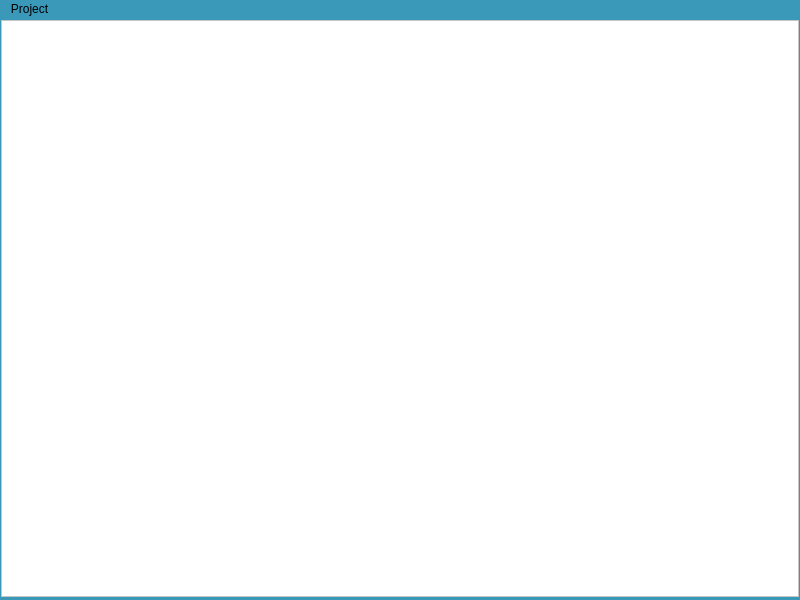
<?xml version="1.0" encoding="UTF-8"?>
<ui version="4.0">
 <class>MainWindow</class>
 <widget class="QMainWindow" name="MainWindow">
  <property name="geometry">
   <rect>
    <x>0</x>
    <y>0</y>
    <width>800</width>
    <height>600</height>
   </rect>
  </property>
  <property name="sizePolicy">
   <sizepolicy hsizetype="Expanding" vsizetype="Expanding">
    <horstretch>0</horstretch>
    <verstretch>0</verstretch>
   </sizepolicy>
  </property>
  <property name="windowTitle">
   <string>MainWindow</string>
  </property>
  <property name="styleSheet">
   <string notr="true">background-color: #3A98B9;
</string>
  </property>
  <widget class="QWidget" name="centralwidget">
   <layout class="QVBoxLayout" name="verticalLayout_2">
    <property name="leftMargin">
     <number>1</number>
    </property>
    <property name="topMargin">
     <number>1</number>
    </property>
    <property name="rightMargin">
     <number>1</number>
    </property>
    <property name="bottomMargin">
     <number>3</number>
    </property>
    <item>
     <widget class="CustomView" name="graphicsView">
      <property name="styleSheet">
       <string notr="true">background-color: rgb(255, 255, 255);</string>
      </property>
      <property name="sizeAdjustPolicy">
       <enum>QAbstractScrollArea::AdjustToContents</enum>
      </property>
      <property name="backgroundBrush">
       <brush brushstyle="NoBrush">
        <color alpha="255">
         <red>0</red>
         <green>0</green>
         <blue>0</blue>
        </color>
       </brush>
      </property>
      <property name="dragMode">
       <enum>QGraphicsView::ScrollHandDrag</enum>
      </property>
      <property name="cacheMode">
       <set>QGraphicsView::CacheBackground</set>
      </property>
     </widget>
    </item>
   </layout>
  </widget>
  <widget class="QMenuBar" name="menubar">
   <property name="geometry">
    <rect>
     <x>0</x>
     <y>0</y>
     <width>800</width>
     <height>25</height>
    </rect>
   </property>
   <widget class="QMenu" name="menuProject">
    <property name="title">
     <string>Project</string>
    </property>
    <addaction name="actionAdd"/>
    <addaction name="actionDelete"/>
    <addaction name="actionConnect"/>
    <addaction name="actionSave"/>
    <addaction name="actionOpen"/>
    <addaction name="actionTo_png"/>
   </widget>
   <addaction name="menuProject"/>
  </widget>
  <action name="actionAdd">
   <property name="text">
    <string>Add</string>
   </property>
   <property name="shortcut">
    <string>Shift+A</string>
   </property>
  </action>
  <action name="actionDelete">
   <property name="text">
    <string>Delete</string>
   </property>
   <property name="shortcut">
    <string>Del</string>
   </property>
  </action>
  <action name="actionConnect">
   <property name="text">
    <string>Connect</string>
   </property>
   <property name="shortcut">
    <string>Ctrl+C</string>
   </property>
  </action>
  <action name="actionSave">
   <property name="text">
    <string>Save</string>
   </property>
   <property name="shortcut">
    <string>Ctrl+S</string>
   </property>
  </action>
  <action name="actionOpen">
   <property name="text">
    <string>Open</string>
   </property>
   <property name="shortcut">
    <string>Ctrl+O</string>
   </property>
  </action>
  <action name="actionTo_png">
   <property name="text">
    <string>To png</string>
   </property>
   <property name="shortcut">
    <string>Ctrl+P</string>
   </property>
  </action>
 </widget>
 <customwidgets>
  <customwidget>
   <class>CustomView</class>
   <extends>QGraphicsView</extends>
   <header>customview.h</header>
  </customwidget>
 </customwidgets>
 <resources/>
 <connections/>
</ui>
